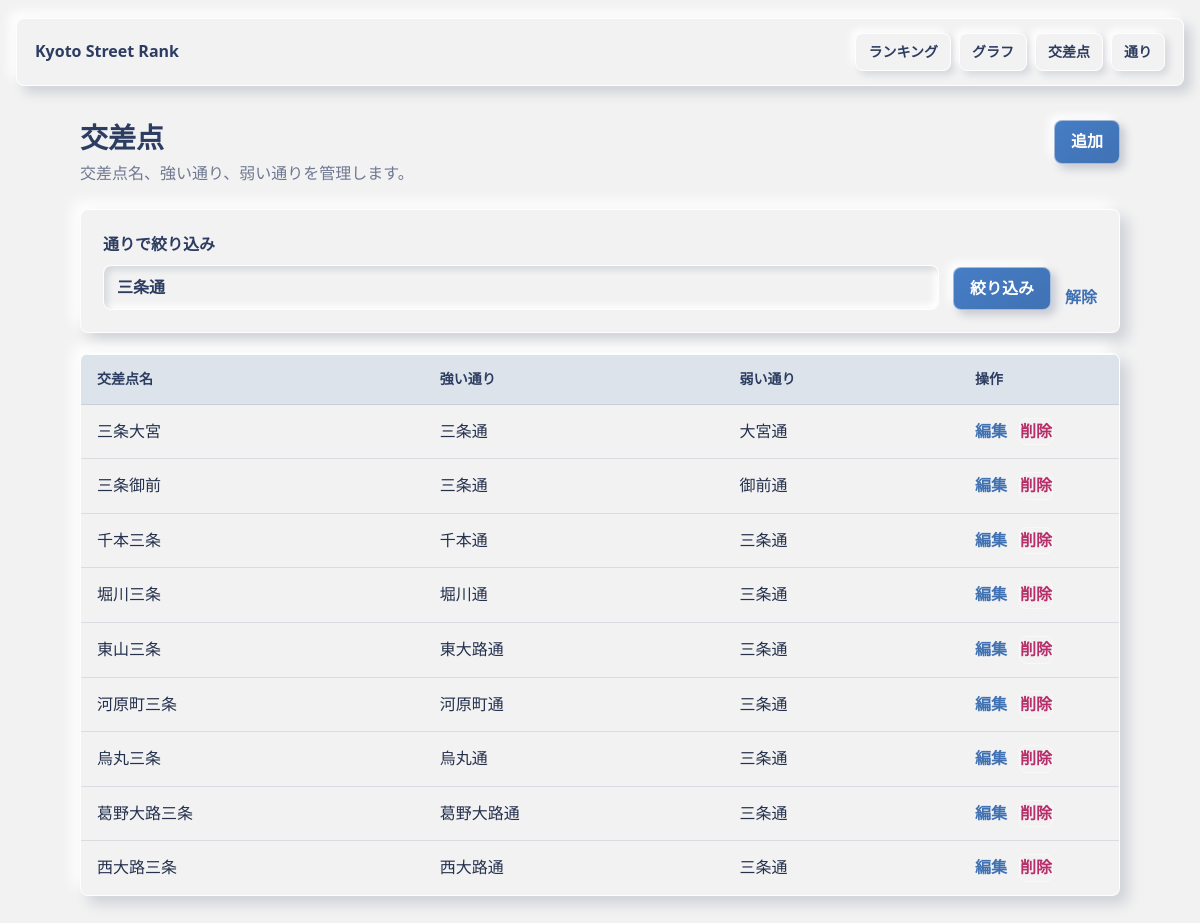
The app's page /intersections?street=三条通 with its own data.
### src/models.py (models this page shows)
class Intersection(db.Model):
    __tablename__ = "intersections"
    __table_args__ = (
        UniqueConstraint("name", name="uq_intersections_name"),
        UniqueConstraint("pair_key", name="uq_intersections_pair_key"),
        CheckConstraint("winner_street_id != loser_street_id", name="ck_different_streets"),
    )
    id = db.Column(db.Integer, primary_key=True)
    name = db.Column(db.String(120), nullable=False)
    pair_key = db.Column(db.String(80), nullable=False)
    winner_street_id = db.Column(db.Integer, db.ForeignKey("streets.id"), nullable=False)
    loser_street_id = db.Column(db.Integer, db.ForeignKey("streets.id"), nullable=False)
    winner = db.relationship("Street", foreign_keys=[winner_street_id])
    loser = db.relationship("Street", foreign_keys=[loser_street_id])

class Street(db.Model):
    __tablename__ = "streets"
    id = db.Column(db.Integer, primary_key=True)
    name = db.Column(db.String(120), nullable=False, unique=True)

### src/routes.py (the view)
    @app.route("/intersections")
    def intersections_index():
        selected_street = request.args.get("street", "").strip()
        intersections_query = Intersection.query
        if selected_street:
            winner = aliased(Street)
            loser = aliased(Street)
            intersections_query = (
                intersections_query.join(winner, Intersection.winner)
                .join(loser, Intersection.loser)
                .filter((winner.name == selected_street) | (loser.name == selected_street))
            )
        intersections = intersections_query.order_by(Intersection.name).all()
        return render_template(
            "intersections/index.html",
            intersections=intersections,
            street_names=list_street_names(),
            selected_street=selected_street,
        )

### src/services.py (called while the page is built)
def list_street_names():
    streets = Street.query.order_by(Street.name).all()
    return [street.name for street in streets]

### templates/intersections/index.html (shortened to what this page needs)
{% extends "base.html" %}
{% block content %}
  <div class="page-head">
    <div>
      <h1>交差点</h1>
      <p>交差点名、強い通り、弱い通りを管理します。</p>
    </div>
    <a class="button" href="{{ url_for('intersections_new', street=selected_street) if selected_street else url_for('intersections_new') }}">追加</a>
  </div>
  <form class="filter-bar" method="get">
    <label>
      通りで絞り込み
      <input name="street" list="street-options" value="{{ selected_street }}" placeholder="通り名を選択または入力">
    </label>
    <button class="button" type="submit">絞り込み</button>
    {% if selected_street %}
      <a href="{{ url_for('intersections_index') }}">解除</a>
    {% endif %}
  </form>
  {% if intersections %}
    <table>
      <thead>
        <tr>
          <th>交差点名</th>
          <th>強い通り</th>
          <th>弱い通り</th>
          <th class="actions">操作</th>
        </tr>
      </thead>
      <tbody>
        {% for intersection in intersections %}
          <tr>
            <td>{{ intersection.name }}</td>
            <td>{{ intersection.winner.name }}</td>
            <td>{{ intersection.loser.name }}</td>
            <td class="actions">
              <a href="{{ url_for('intersections_edit', intersection_id=intersection.id, street=selected_street) if selected_street else url_for('intersections_edit', intersection_id=intersection.id) }}">編集</a>
              <form method="post" action="{{ url_for('intersections_delete', intersection_id=intersection.id) }}" onsubmit="return confirm('この交差点を削除しますか？');">
                <button class="link-button" type="submit">削除</button>
              </form>
            </td>
          </tr>
        {% endfor %}
      </tbody>
    </table>
  {% else %}
    <section class="empty">
      <h2>{% if selected_street %}該当する交差点がありません{% else %}交差点がありません{% endif %}</h2>
      <p>{% if selected_street %}別の通りで絞り込むか、フィルタを解除してください。{% else %}交差点を追加すると通りも自動で登録されます。{% endif %}</p>
    </section>
  {% endif %}
{% endblock %}

### static/style.css (style rules this page uses)
:root { color-scheme: light; --bg: #f2f2f2; --base: #2d3d61; --main: #4072b3; --accent: #b82e6a; --text: #24304c; --muted: #6f7890; --surface: #f2f2f2; --line: rgba(45, 61, 97, 0.12); --bevel: rgba(255, 255, 255, 0.9); --shadow-dark: rgba(45, 61, 97, 0.18); --shadow-light: rgba(255, 255, 255, 0.95); --danger: #b82e6a; }
* { box-sizing: border-box; }
body { margin: 0; background: var(--bg); color: var(--text); font-family: system-ui, -apple-system, BlinkMacSystemFont, "Segoe UI", sans-serif; line-height: 1.6; }
a { color: var(--main); font-weight: 700; text-decoration: none; }
.page-head { display: flex; align-items: flex-start; justify-content: space-between; gap: 24px; margin-bottom: 22px; }
h1 { margin: 0; color: var(--base); font-size: 28px; line-height: 1.25; }
p { margin: 6px 0 0; color: var(--muted); }
.button, button { display: inline-flex; align-items: center; justify-content: center; min-height: 42px; padding: 8px 16px; border: 1px solid rgba(255, 255, 255, 0.5); border-radius: 8px; background: linear-gradient(145deg, #467dc5, var(--main)); color: #fff; font: inherit; font-weight: 800; cursor: pointer; box-shadow: 5px 5px 9px rgba(45, 61, 97, 0.22), -5px -5px 9px var(--shadow-light); }
table { width: 100%; border-spacing: 0; border-collapse: separate; overflow: hidden; background: var(--surface); border: 1px solid var(--bevel); border-radius: 8px; box-shadow: 8px 8px 14px var(--shadow-dark), -8px -8px 14px var(--shadow-light); }
th, td { padding: 13px 16px; border-bottom: 1px solid var(--line); text-align: left; }
th { background: rgba(64, 114, 179, 0.12); border-top: 1px solid var(--bevel); color: var(--base); font-size: 14px; }
tr:last-child td { border-bottom: 0; }
.actions { width: 160px; white-space: nowrap; }
td.actions { display: flex; gap: 12px; align-items: center; }
td.actions form { margin: 0; }
.link-button { min-height: auto; padding: 0; background: transparent; color: var(--danger); font-weight: 800; box-shadow: none; }
.panel, .empty, .filter-bar, .graph-panel, .cycle-list { background: var(--surface); border: 1px solid var(--bevel); border-radius: 8px; padding: 22px; box-shadow: 8px 8px 14px var(--shadow-dark), -8px -8px 14px var(--shadow-light); }
.filter-bar { display: grid; grid-template-columns: minmax(240px, 1fr) auto auto; align-items: end; gap: 14px; margin-bottom: 20px; }
label { display: grid; gap: 7px; color: var(--base); font-weight: 800; }
input { width: 100%; min-height: 44px; padding: 9px 13px; border: 1px solid var(--bevel); border-radius: 8px; outline: none; background: var(--surface); color: var(--base); font: inherit; box-shadow: inset 4px 4px 6px rgba(45, 61, 97, 0.14), inset -4px -4px 6px var(--shadow-light); }

### records on screen
Intersection: name "三条大宮", winner.name "三条通", loser.name "大宮通"
Intersection: name "三条御前", winner.name "三条通", loser.name "御前通"
Intersection: name "千本三条", winner.name "千本通", loser.name "三条通"
Intersection: name "堀川三条", winner.name "堀川通", loser.name "三条通"
Intersection: name "東山三条", winner.name "東大路通", loser.name "三条通"
Intersection: name "河原町三条", winner.name "河原町通", loser.name "三条通"
Intersection: name "烏丸三条", winner.name "烏丸通", loser.name "三条通"
Intersection: name "葛野大路三条", winner.name "葛野大路通", loser.name "三条通"
Intersection: name "西大路三条", winner.name "西大路通", loser.name "三条通"
